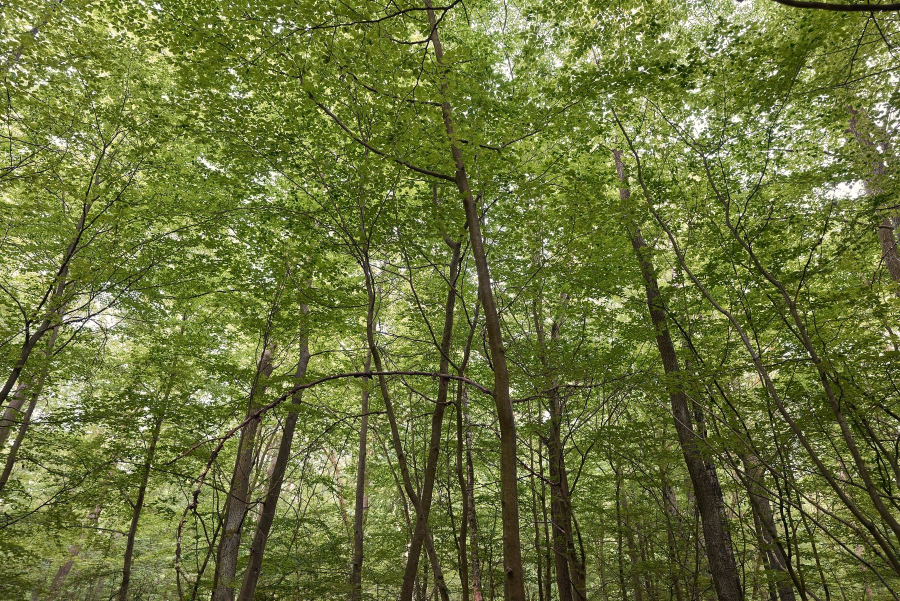
#> input picture img/sky.jpg, 1800 x 1201 px (shown at 1/2 size)
$ python optimizar-escena.py
#> lines starting #> are read from the running program, lines starting #| are printed output that depends on the picture
"""Convierte a WebP las imagenes de la escena de portada.

    python scripts/optimizar-escena.py

Estas imagenes se descargan TODAS al abrir la pagina, sin lazy loading: forman
la escena que se ve desde el primer pixel. Medido en produccion pesaban 3,45 MB
y hacian que todo lo demas (incluidas las fotos de adopcion, ya optimizadas)
esperara su turno.

WebP pesa bastante menos que JPEG a igual calidad, y soporta transparencia, asi
que sirve tambien para el logo.

Reescribe las referencias en index.html y styles.css. Es idempotente: si ya
estan convertidas, no hace nada.

--- Segunda pasada, aplicada a mano sobre los .webp ya generados ---

Bajar la calidad no servia de nada: sky, ground y frame-two son cesped y
follaje, puro detalle de alta frecuencia, y a q55 apenas caian un 3 %. Lo que
si funciona es un desenfoque gaussiano minimo ANTES de codificar, calibrado
segun el tamano al que se pinta cada capa:

    sky         blur 0.5  q70    pantalla completa, se ve entera -> conservador
    ground      blur 0.8  q70    enmascarada arriba y a scale(0.86)
    frame-two   blur 1.1  q70    se pinta a min(122vw, 2160px): el navegador
                                 ya la escala x1.7, el desenfoque sale gratis
    hero        blur 0.4  q68    protagonista: la cara del perro aguanta,
                                 solo se ablanda el cesped del fondo
    split-*     blur 0.4  q68    se pintan a ~926 px desde 900 px de origen

Total de la escena: 1455 KB -> 948 KB.

OJO: esa pasada NO es idempotente (desenfocar dos veces emborrona de verdad) y
no esta automatizada aqui a proposito. Si algun dia hay que rehacer la escena,
partir de git, no de los .webp actuales.

Requiere Pillow:  python -m pip install Pillow
"""
from PIL import Image
import os
import re
import sys

RAIZ = os.path.dirname(os.path.dirname(os.path.abspath(__file__)))
IMG = os.path.join(RAIZ, "img")

# nombre -> (ancho maximo, calidad)
PLAN = {
    "sky.jpg": (1600, 72),
    "ground.jpg": (1600, 72),
    "frame-two.jpg": (1600, 72),
    "hero.jpg": (1400, 76),
    "split-left.jpg": (900, 78),
    "split-right.jpg": (900, 78),
    "logo.png": (400, 82),
}

renombrados = {}
antes = despues = 0

for nombre, (ancho_max, calidad) in PLAN.items():
    ruta = os.path.join(IMG, nombre)
    if not os.path.exists(ruta):
        print(f"(saltado, no existe) {nombre}")
        continue

    peso_antes = os.path.getsize(ruta)
    im = Image.open(ruta)
#> im is the input picture: PIL image 1800x1201 RGB; mean R, G, B 105.4, 113.8, 58.6
    # el logo necesita conservar la transparencia; el resto no
    modo = "RGBA" if im.mode in ("RGBA", "LA", "P") and nombre.endswith(".png") else "RGB"
#> modo = 'RGB'
    im = im.convert(modo)

    ancho, alto = im.size
#> ancho = 1800; alto = 1201
    if ancho > ancho_max:
        im = im.resize((ancho_max, round(alto * ancho_max / ancho)), Image.LANCZOS)
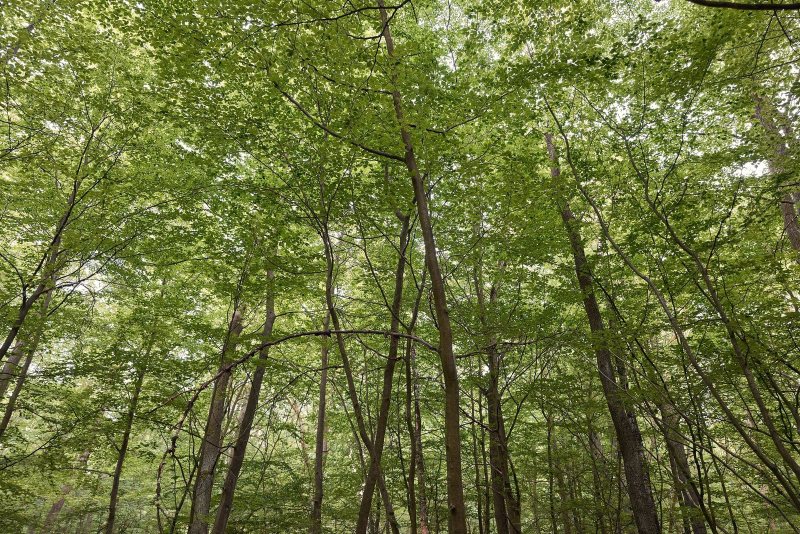
#> im: PIL image 1600x1068 RGB (shown at 1/2 size); mean R, G, B 105.4, 113.8, 58.8

    base = os.path.splitext(nombre)[0]
    destino = os.path.join(IMG, base + ".webp")
    im.save(destino, "WEBP", quality=calidad, method=6)
    os.remove(ruta)

    renombrados[f"img/{nombre}"] = f"img/{base}.webp"
    peso_despues = os.path.getsize(destino)
    antes += peso_antes
    despues += peso_despues
    print(
        f"{nombre:<18} {ancho}x{alto} -> {im.size[0]}x{im.size[1]}   "
        f"{peso_antes/1024:>6.0f} KB -> {peso_despues/1024:>5.0f} KB"
    )
#| sky.jpg            1800x1201 -> 1600x1068      882 KB ->   629 KB

if not renombrados:
    sys.exit("\nNada que convertir: ya estan en WebP.")

# --- reescribir referencias ---
for archivo in ("index.html", "styles.css"):
    ruta = os.path.join(RAIZ, archivo)
#> (the run stopped early here; a loop or call above may not have finished)
